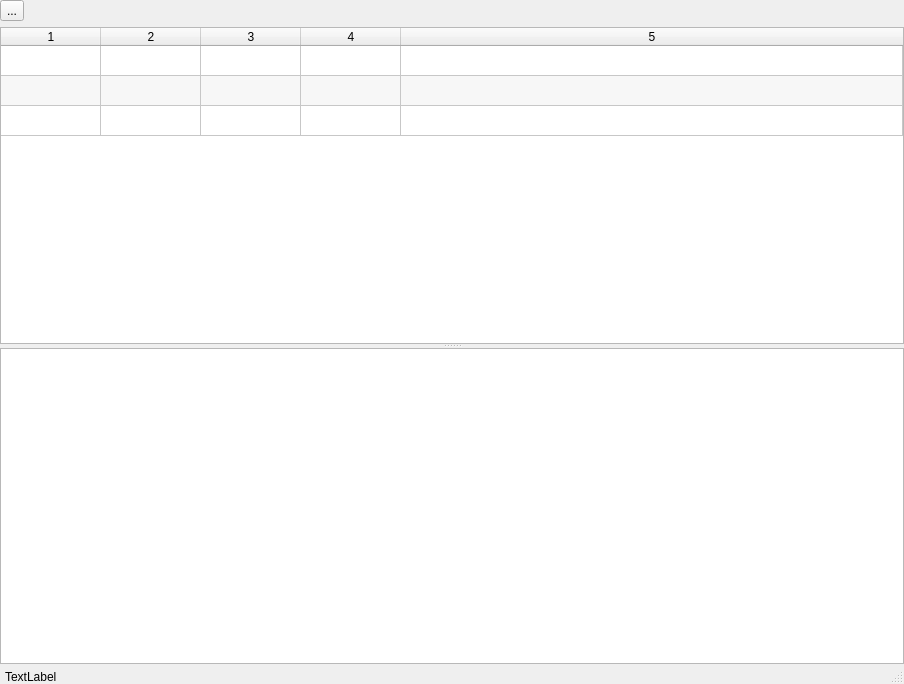
<?xml version="1.0" encoding="UTF-8"?>
<ui version="4.0">
 <class>MBoxDialog</class>
 <widget class="QDialog" name="MBoxDialog">
  <property name="windowModality">
   <enum>Qt::NonModal</enum>
  </property>
  <property name="geometry">
   <rect>
    <x>0</x>
    <y>0</y>
    <width>904</width>
    <height>684</height>
   </rect>
  </property>
  <property name="windowTitle">
   <string>MBox Viewer</string>
  </property>
  <property name="sizeGripEnabled">
   <bool>true</bool>
  </property>
  <property name="modal">
   <bool>false</bool>
  </property>
  <layout class="QVBoxLayout" name="verticalLayout">
   <property name="leftMargin">
    <number>0</number>
   </property>
   <property name="topMargin">
    <number>0</number>
   </property>
   <property name="rightMargin">
    <number>0</number>
   </property>
   <property name="bottomMargin">
    <number>0</number>
   </property>
   <item>
    <widget class="QToolButton" name="toolButton">
     <property name="text">
      <string>...</string>
     </property>
    </widget>
   </item>
   <item>
    <widget class="QSplitter" name="splitter">
     <property name="orientation">
      <enum>Qt::Vertical</enum>
     </property>
     <property name="opaqueResize">
      <bool>true</bool>
     </property>
     <widget class="QTableWidget" name="mailtable">
      <property name="editTriggers">
       <set>QAbstractItemView::NoEditTriggers</set>
      </property>
      <property name="showDropIndicator" stdset="0">
       <bool>false</bool>
      </property>
      <property name="dragDropOverwriteMode">
       <bool>false</bool>
      </property>
      <property name="alternatingRowColors">
       <bool>true</bool>
      </property>
      <property name="selectionMode">
       <enum>QAbstractItemView::SingleSelection</enum>
      </property>
      <property name="selectionBehavior">
       <enum>QAbstractItemView::SelectRows</enum>
      </property>
      <property name="rowCount">
       <number>3</number>
      </property>
      <property name="columnCount">
       <number>5</number>
      </property>
      <attribute name="horizontalHeaderStretchLastSection">
       <bool>true</bool>
      </attribute>
      <attribute name="verticalHeaderVisible">
       <bool>false</bool>
      </attribute>
      <row/>
      <row/>
      <row/>
      <column/>
      <column/>
      <column/>
      <column/>
      <column/>
     </widget>
     <widget class="QPlainTextEdit" name="mailcontent">
      <property name="readOnly">
       <bool>true</bool>
      </property>
     </widget>
    </widget>
   </item>
   <item>
    <widget class="QLabel" name="label">
     <property name="frameShape">
      <enum>QFrame::NoFrame</enum>
     </property>
     <property name="frameShadow">
      <enum>QFrame::Sunken</enum>
     </property>
     <property name="text">
      <string>TextLabel</string>
     </property>
     <property name="margin">
      <number>6</number>
     </property>
     <property name="indent">
      <number>5</number>
     </property>
    </widget>
   </item>
  </layout>
 </widget>
 <resources/>
 <connections/>
</ui>
